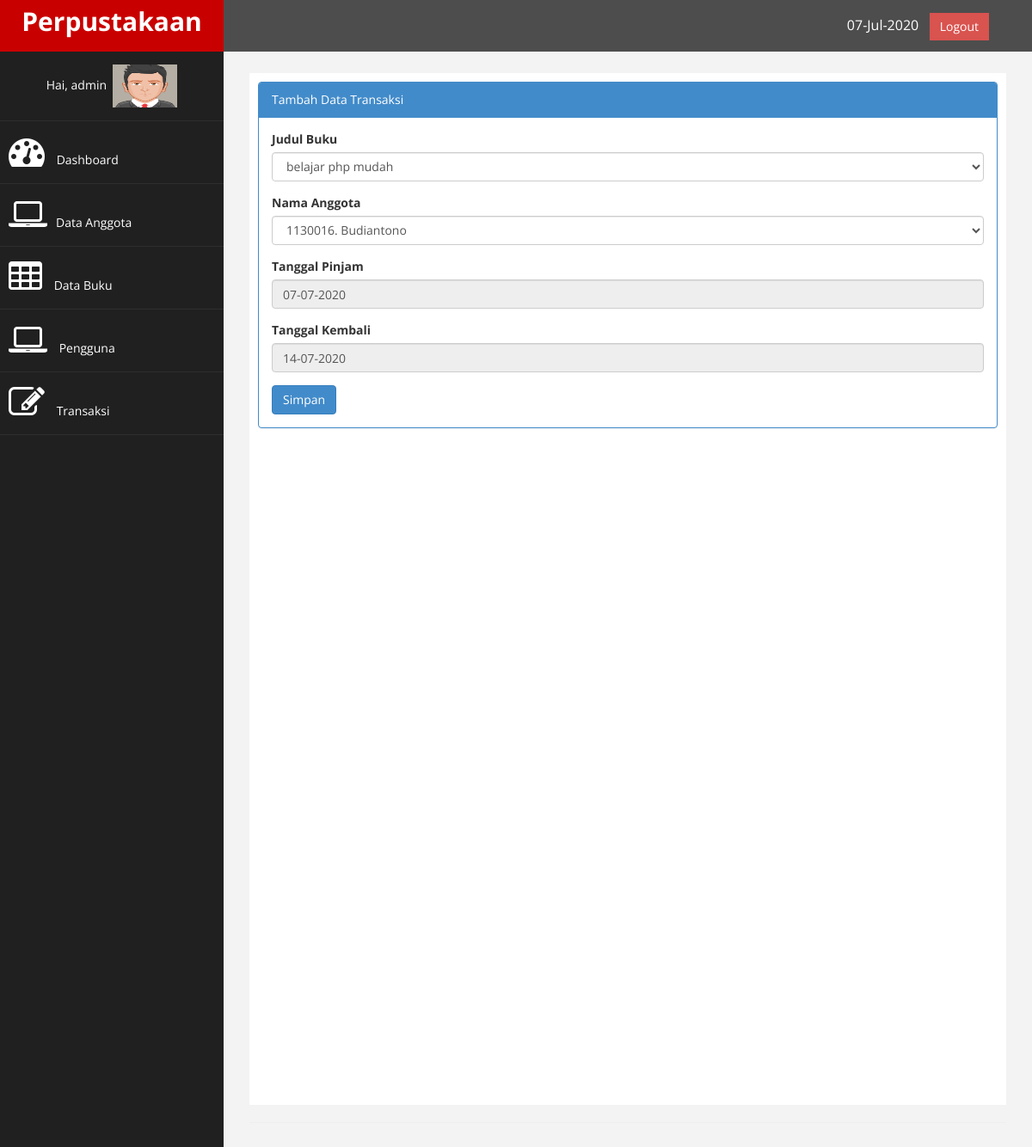
Page /index.php?page=transaksi&aksi=tambah (signed in) on the committed database.
### tables this page shows
CREATE TABLE `tb_user` (
  `id` int(11) NOT NULL,
  `username` varchar(100) NOT NULL,
  `password` varchar(100) NOT NULL,
  `nama` varchar(200) NOT NULL,
  `level` varchar(30) NOT NULL,
  `foto` varchar(200) NOT NULL
);

### page/transaksi/tambah.php (the view, shortened to what this page needs)
<?php
	$pinjam = date("d-m-Y");
	$tuju_hari = mktime(0,0,0,date("n"),date("j")+7,date("Y"));
	$kembali = date("d-m-Y", $tuju_hari);
?>
<div class="panel panel-primary">
<div class="panel-heading">
		Tambah Data Transaksi
 </div>
<div class="panel-body">
                            <div class="row">
                                <div class="col-md-12">
                                    <form method="POST" >
                                        <div class="form-group">
                                            <label> Judul Buku</label>
                                            <select class="form-control" name="buku">
                                                <?php
													$query = $koneksi->query("SELECT * FROM tb_buku ORDER by id");
													while ($buku=$query->fetch_assoc()) {
														echo "<option value='$buku[id].$buku[judul]'>$buku[judul]</option>";
													}
                                                ?>
                                            </select>
                                          </div>
                                          <div class="form-group">
                                            <label>Nama Anggota</label>
                                            <select class="form-control" name="nama">
                                                <?php
													$query = $koneksi->query("SELECT * FROM tb_anggota ORDER by nim");
													while ($nama=$query->fetch_assoc()) {
														echo "<option value='$nama[nim].$nama[nama]'>$nama[nim]. $nama[nama]</option>";
													}
												?>
                                            </select>
                                          </div>
                                          <div class="form-group">
                                            <label>Tanggal Pinjam</label>
                                            <input class="form-control" type="text" name="pinjam" value="<?php echo $pinjam; ?>" readonly />
                                          </div>
                                           <div class="form-group">
                                            <label>Tanggal Kembali</label>
                                            <input class="form-control" type="text" name="kembali" value="<?php echo $kembali; ?>" readonly />
                                          </div>
                                        <div>
                                        	<input type="submit" name="simpan" value="Simpan" class="btn btn-primary">
                                        </div>
                                 </div>
                              </div>
 </div>
 </div>
 </div>

### index.php (shortened to what this page needs)
<?php
    $koneksi = new mysqli("localhost","root","","db_perpustakaan");
    if($_SESSION['admin'] || $_SESSION['user']){
?>
<!DOCTYPE html>
<html xmlns="http://www.w3.org/1999/xhtml">
<head>
    <link href="assets/css/bootstrap.css" rel="stylesheet" />
    <link href="assets/css/font-awesome.css" rel="stylesheet" />
    <link href="assets/css/custom.css" rel="stylesheet" />
   <link href="assets/js/dataTables/dataTables.bootstrap.css" rel="stylesheet" />
</head>
<body>
    <div id="wrapper">
        <nav class="navbar navbar-default navbar-cls-top " role="navigation" style="margin-bottom: 0">
            <div class="navbar-header">
                <a class="navbar-brand" href="index.php">Perpustakaan</a>
            </div>
  <div style="color: white;
padding: 15px 50px 5px 50px;
float: right;
font-size: 16px;"><?php echo date('d-M-Y'); ?> &nbsp; <a href="logout.php" class="btn btn-danger square-btn-adjust">Logout</a> </div>
        </nav>
                <nav class="navbar-default navbar-side" role="navigation">
            <div class="sidebar-collapse">
                <ul class="nav" id="main-menu">
				<li class="text-center">
                    <?php
                           if($_SESSION['admin']){
                                $user_l=$_SESSION['admin'];
                           }elseif ($_SESSION['user']) {
                                $user_l=$_SESSION['user'];
                           }
                           $sql_u = $koneksi->query("select* from tb_user where id='$user_l'");
                           $data_u = $sql_u->fetch_assoc();
                        ?>
                     <a>Hai, <?php echo $data_u['username']; ?>&nbsp;&nbsp;<img src="images/<?php echo $data_u['foto']; ?>" alt="" width="75" height="50" style=""></a></li>
                    <li>
                        <a  href="index.php"><i class="fa fa-dashboard fa-3x"></i> Dashboard</a>
                    </li>
                    <li>
                        <a  href="?page=anggota"><i class="fa fa-laptop fa-3x"></i>Data Anggota</a>
                    </li>
                    <li>
                        <a  href="?page=buku"><i class="fa fa-table fa-3x"></i> Data Buku</a>
                    </li>
                    <?php if ($_SESSION['admin']) {?>
                    <li>
                        <a  href="?page=pengguna"><i class="fa fa-laptop fa-3x"></i></i> Pengguna</a>
                    </li>
                    <?php } ?>
                    <li>
                        <a  href="?page=transaksi"><i class="fa fa-edit fa-3x"></i></i> Transaksi</a>
                    </li>
                </ul>
            </div>
        </nav>
        <div id="page-wrapper" >
            <div id="page-inner">
                <div class="row">
                    <div class="col-md-12">
                     	<?php
                     		$page = $_GET['page'];
                     		$aksi = $_GET['aksi'];
                     		if ($page == "buku") {
                     			if ($aksi == "") {
                     				include "page/buku/buku.php";
                     			}elseif ($aksi== "tambah") {
                                    include "page/buku/tambah.php";
                                }elseif ($aksi== "ubah") {
                                    include "page/buku/ubah.php";
                                }elseif ($aksi== "hapus") {
                                    include "page/buku/hapus.php";
                                }elseif ($aksi== "cetak") {
                                    include "page/buku/form_laporan_buku.php";
                                }
                     		}elseif ($page == "transaksi" ) {
                     			if ($aksi == "") {
                     				include "page/transaksi/transaksi.php";
                     			}elseif ($aksi == "tambah") {
                                    include "page/transaksi/tambah.php";
                                }elseif ($aksi == "kembali") {
                                    include "page/transaksi/kembali.php";
                                }elseif ($aksi == "perpanjang") {
                                    include "page/transaksi/perpanjang.php";
                                }
                            }elseif ($page=="") {
                                include "home.php";
                            }
                     	?>
                    </div>
                </div>
                 <hr />
    </div>
            </div>
</body>
</html>
<?php
    }else{
        header("location:login.php");
    }
?>

### assets/css/custom.css (style rules this page uses)
body { font-family: 'Open Sans', sans-serif; }
#wrapper { width: 100%; background:#202020; }
#page-wrapper { padding: 15px 15px; min-height: 600px; background:#F3F3F3; }
#page-inner { width:100%; margin:10px 20px 10px 0px; background-color:#fff!important; padding:10px; min-height:1200px; }
.text-center { text-align:center; }
.square-btn-adjust { border: 0px solid transparent; -webkit-border-radius: 0px; -moz-border-radius: 0px; border-radius: 0px; }
.navbar-cls-top .navbar-brand { color: #fff; background: #C90000; width: 260px; text-align: center; height: 60px; font-size: 30px; font-weight: 700; }
.sidebar-collapse , .sidebar-collapse .nav { background:none; }
.sidebar-collapse .nav { padding:0; }
.sidebar-collapse .nav > li > a { color:#fff; background:#202020; text-shadow:none; }
.sidebar-collapse > .nav > li > a { padding:15px 10px; }
.sidebar-collapse > .nav > li { border-bottom: 1px solid rgba(107, 108, 109, 0.19); }
.navbar-side { border:none; background-color: #202020; }
.navbar-cls-top { background:#4D4D4D; border-bottom:none; }
.navbar-default { border:0px solid black; }
.navbar-header { background: #A70303; }
.nav > li > a > i { margin-right:10px; }
@media (min-width:768px) { #page-wrapper { margin: 0 0 0 260px; padding: 15px 30px; min-height: 1200px; } }
@media (min-width:768px) { .navbar-side { z-index: 1; position: absolute; width: 260px; } }
@media (min-width:768px) { .navbar { border-radius: 0px; } }

### rows in the picture
tb_user: username "admin", foto (picture)

### other values in the picture
form field buku "belajar php mudah"
form field nama "1130016. Budiantono"
